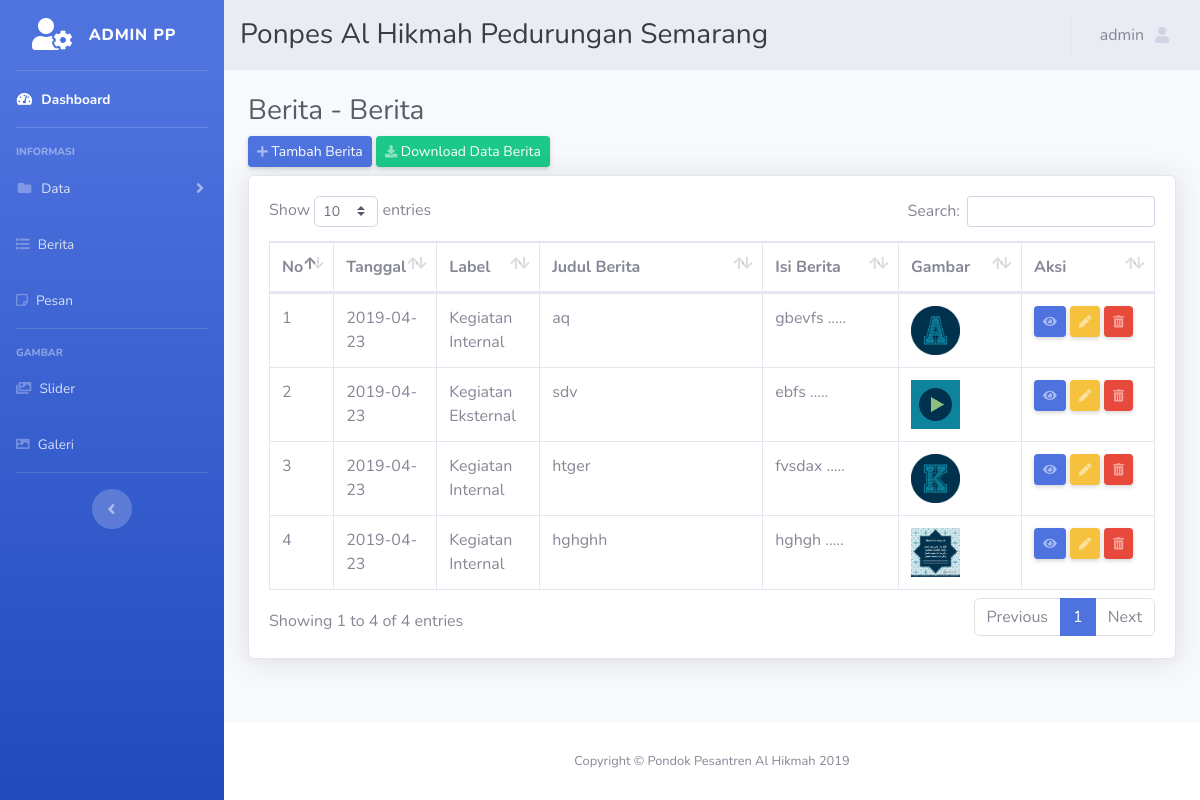
Page /Admin/index.php?halaman=databerita (signed in) on the committed database.
### tables this page shows
CREATE TABLE `berita` (
  `id_berita` int(5) NOT NULL,
  `tanggal` date NOT NULL,
  `id_label` int(4) NOT NULL DEFAULT '0',
  `judul` varchar(100) NOT NULL,
  `isi` varchar(4000) NOT NULL,
  `gambar` varchar(20) NOT NULL
);

CREATE TABLE `label` (
  `id_label` int(11) NOT NULL,
  `ket` varchar(30) DEFAULT ''
);

### Admin/databerita.php (the view, shortened to what this page needs)
<div class="container-fluid">
 <h1 class="h3 mb-2 text-gray-800">Berita - Berita</h1>
 <a href="?halaman=tambahberita" class="mb-2 btn btn-sm btn-primary shadow-sm"><i class="fas fa-plus fa-sm text-white-50"></i> Tambah Berita</a>
 <a href="?halaman=export_berita.php" class="mb-2 btn btn-sm btn-success shadow-sm"><i class="fas fa-download fa-sm text-white-50"></i> Download Data Berita</a>
 <div class="card shadow mb-4">
   <div class="card-body">
     <div class="table-responsive">
       <table class="table table-bordered" id="dataTable" width="100%" cellspacing="0">
         <thead>
           <tr>
             <th width="10px">No</th>
             <th width="60px">Tanggal</th>
             <th width="60px">Label</th>
             <th width="180px">Judul Berita</th>
             <th>Isi Berita</th>
             <th width="80px">Gambar</th>
             <th width="90px">Aksi</th>
           </tr>
         </thead>
         <?php
         include 'koneksi.php';
         $mysql="SELECT * FROM berita join label using(id_label)";
         $query= mysqli_query($conn,$mysql);
         $nomor=1;
         while ($data=mysqli_fetch_array($query)) {
           ?>
             <tr>
               <td><?php echo $nomor++; ?></td>
               <td><?php echo $data['tanggal'];?></td>
               <td><?php echo $data['ket'];?></td>
               <td><?php echo $data['judul'];?></td>
               <td><?= substr($data['isi'], 0,100); ?> .....</td>
               <td><img width="50% px" src="img/berita/<?php echo $data['gambar'];?>"></td>
               <td>
                 <a href="?halaman=lihatberita&judul=<?php echo $data['judul'];?>" class="mb-2 btn btn-sm btn-primary shadow-sm"><i class="fas fa-eye fa-sm text-white-50"></i></a>
                 <a href="?halaman=editberita&judul=<?php echo $data['judul'];?>" class="mb-2 btn btn-sm btn-warning shadow-sm"><i class="fas fa-pen fa-sm text-white-50"></i></a>
                 <a href="?halaman=hapusberita&judul=<?php echo $data['judul'];?>" class="mb-2 btn btn-sm btn-danger shadow-sm"><i class="fas fa-trash-alt fa-sm text-white-50"></i></a>
               </td>
             </tr>
             <?php
           }
           ?>
         </table>
       </div>
     </div>
   </div>
 </div>

### rows in the picture
berita: tanggal "2019-04-23", id_label.ket "Kegiatan Internal", judul "aq", isi "gbevfs", gambar (picture)
berita: tanggal "2019-04-23", id_label.ket "Kegiatan Eksternal", judul "sdv", isi "ebfs", gambar (picture)
berita: tanggal "2019-04-23", id_label.ket "Kegiatan Internal", judul "htger", isi "fvsdax", gambar (picture)
berita: tanggal "2019-04-23", id_label.ket "Kegiatan Internal", judul "hghghh", isi "hghgh", gambar (picture)

### other values in the picture
$_SESSION['user']['username'] "admin"
